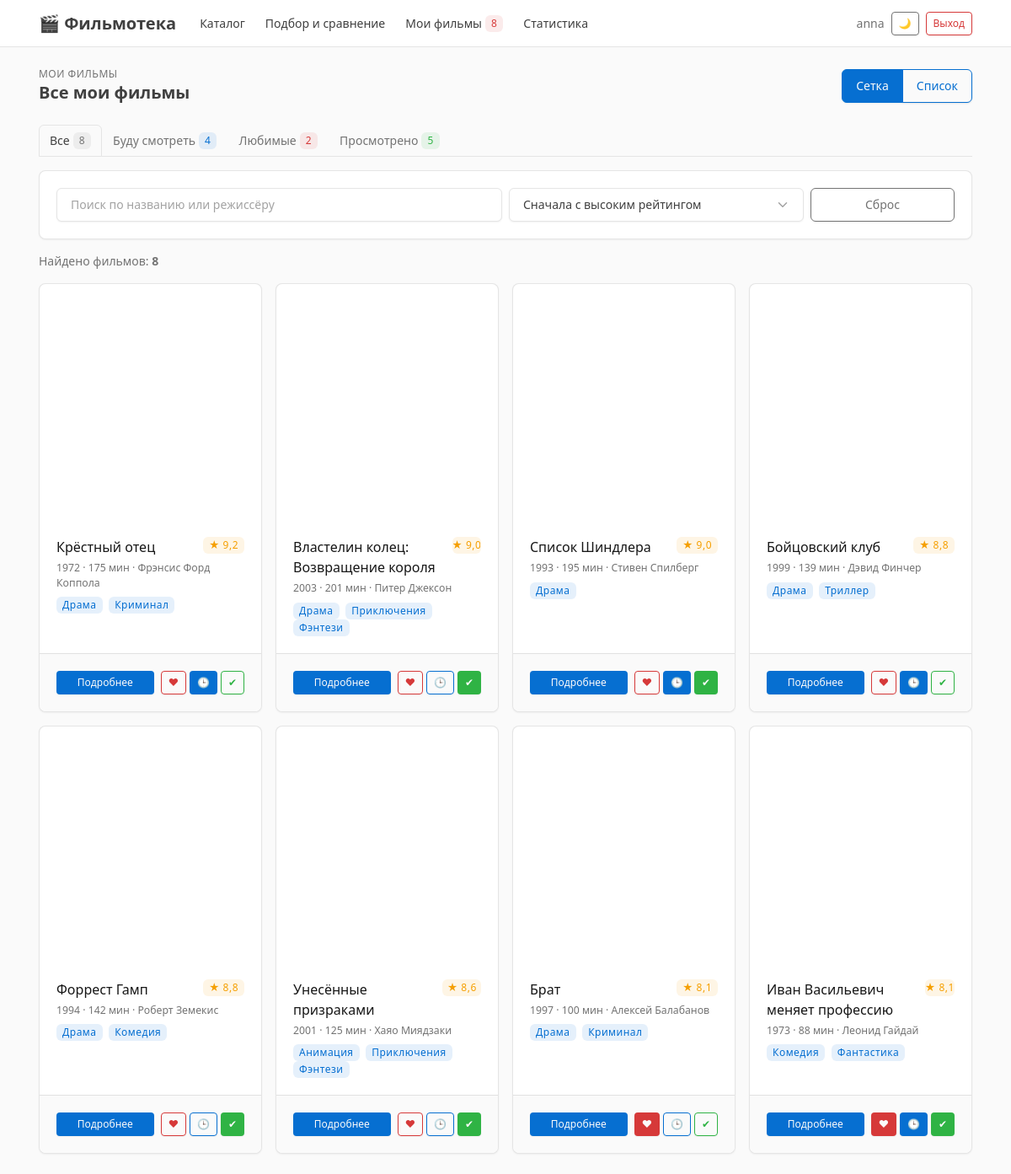
The page /my/ (signed in) on the database its author committed.
### accounts/models.py (models this page shows, shortened)
class Movie(models.Model):
    title = models.CharField('Название', max_length=200)
    original_title = models.CharField('Оригинальное название', max_length=200, blank=True)
    year = models.PositiveSmallIntegerField('Год выхода')
    director = models.CharField('Режиссёр', max_length=200)
    duration = models.PositiveSmallIntegerField('Длительность, мин')
    rating = models.DecimalField(
        'Рейтинг', max_digits=3, decimal_places=1,
        validators=[MinValueValidator(0), MaxValueValidator(10)],
    )
    description = models.TextField('Описание', blank=True)
    country = models.CharField('Страна', max_length=60, blank=True)
    poster_url = models.URLField('Ссылка на постер', blank=True)
    poster = models.ImageField('Обложка (файл)', upload_to='posters/', blank=True)
    genres = models.ManyToManyField(Genre, related_name='movies', verbose_name='Жанры')
    search_index = models.CharField(max_length=600, blank=True, editable=False)
    class Meta:
        ordering = ['-rating', 'title']
        verbose_name = 'фильм'
        verbose_name_plural = 'фильмы'
    @property
    def poster_src(self):
        if self.poster:
            return self.poster.url
        return self.poster_url

class Genre(models.Model):
    name = models.CharField('Название', max_length=50, unique=True)
    class Meta:
        ordering = ['name']
        verbose_name = 'жанр'
        verbose_name_plural = 'жанры'

### accounts/dashboard_views.py (the view)
# urls.py: path('my/', dashboard_views.my_movies, {'kind': 'all'}, name='my_all'),
@login_required
def my_movies(request, kind):
    movies = filter_movies(request.GET, request.user, kind)
    return render(
        request,
        'my_' + kind + '.html',
        {
            'movies': add_marks(movies, request.user),
            'sort_options': SORT_OPTIONS,
            'kind': kind,
            'counts': mark_counts(request.user),
            'page_title': MY_PAGES[kind],
        }
    )

### accounts/context_processors.py (called while the page is built)
def my_movies_count(request):
    if not request.user.is_authenticated:
        return {'my_movies_count': 0}
    count = Mark.objects.filter(user=request.user).values('movie').distinct().count()
    return {'my_movies_count': count}

### accounts/views.py (called while the page is built)
def add_marks(movies, user):
    watch_ids = Mark.objects.filter(user=user, kind='watch').values_list('movie_id', flat=True)
    favorite_ids = Mark.objects.filter(user=user, kind='favorite').values_list('movie_id', flat=True)
    watched_ids = Mark.objects.filter(user=user, kind='watched').values_list('movie_id', flat=True)
    movies = list(movies)
    for movie in movies:
        movie.marked_watch = movie.id in watch_ids
        movie.marked_favorite = movie.id in favorite_ids
        movie.marked_watched = movie.id in watched_ids
    return movies

def mark_counts(user):
    marks = Mark.objects.filter(user=user)
    return {
        'all': marks.values('movie').distinct().count(),
        'watch': marks.filter(kind='watch').count(),
        'favorite': marks.filter(kind='favorite').count(),
        'watched': marks.filter(kind='watched').count(),
    }

### templates/my_all.html
{% extends 'my_base.html' %}

### templates/components/navbar.html (shortened to what this page needs)
{% with url_name=request.resolver_match.url_name %}
<header class="navbar navbar-expand-md d-print-none sticky-top">
    <div class="container-xl">
        <a class="navbar-brand pe-0 pe-md-3" href="/">🎬 Фильмотека</a>
        <div class="navbar-nav flex-row order-md-last ms-auto align-items-center gap-2">
            <span class="text-secondary d-none d-lg-inline">
                {{ user.username }}{% if user.is_staff %} <span class="badge bg-purple-lt">админ</span>{% endif %}
            </span>
            <button type="button" class="btn btn-sm btn-outline-secondary" id="theme-toggle"
                    aria-label="Сменить тему оформления">🌙</button>
            <form method="post" action="/accounts/logout/" class="m-0">
                <button type="submit" class="btn btn-sm btn-outline-danger">Выход</button>
            </form>
        </div>
        <div class="collapse navbar-collapse" id="navbar-menu">
            <ul class="navbar-nav me-auto">
                <li class="nav-item">
                    <a class="nav-link {% if url_name == 'catalog' or url_name == 'movie_detail' or url_name == 'search' %}active{% endif %}"
                       href="/">Каталог</a>
                </li>
                <li class="nav-item">
                    <a class="nav-link {% if url_name == 'workspace' %}active{% endif %}"
                       href="/workspace/">Подбор и сравнение</a>
                </li>
                <li class="nav-item">
                    <a class="nav-link {% if url_name|slice:':3' == 'my_' %}active{% endif %}"
                       href="/my/">
                        Мои фильмы
                        <span class="badge bg-red-lt ms-1" id="my-count">{{ my_movies_count }}</span>
                    </a>
                </li>
                <li class="nav-item">
                    <a class="nav-link {% if url_name == 'stats' %}active{% endif %}"
                       href="/stats/">Статистика</a>
                </li>
            </ul>
        </div>
    </div>
</header>
{% endwith %}

### templates/components/movie_grid.html
{% for movie in movies %}
    <div class="col-12 col-sm-6 col-lg-4 col-xl-3 movie-col">
        {% include 'components/movie_card.html' %}
    </div>
{% empty %}
    <div class="col-12">
        {% include 'components/empty_state.html' with title='Ничего не найдено' text='Измените условия поиска или отметьте фильмы кнопками в каталоге.' %}
    </div>
{% endfor %}

### templates/components/movie_card.html (shortened to what this page needs)
<div class="card movie-card h-100" data-movie-id="{{ movie.id }}">
    <a href="/movies/{{ movie.id }}/" class="d-block text-reset">
        {% include 'components/poster.html' with movie=movie %}
    </a>
    <div class="card-body">
        <div class="d-flex justify-content-between align-items-start mb-1">
            <h3 class="card-title mb-0">
                <a href="/movies/{{ movie.id }}/" class="text-reset">{{ movie.title }}</a>
            </h3>
            <span class="badge bg-yellow-lt ms-2">★ {{ movie.rating }}</span>
        </div>
        <div class="text-secondary small mb-2">{{ movie.year }} · {{ movie.duration }} мин · {{ movie.director }}</div>
        <div>
            {% for genre in movie.genres.all %}
                <span class="badge bg-blue-lt me-1">{{ genre.name }}</span>
            {% endfor %}
        </div>
    </div>
    <div class="card-footer d-flex flex-wrap gap-2">
        <a class="btn btn-sm btn-primary flex-fill" style="min-width: 7rem" href="/movies/{{ movie.id }}/">Подробнее</a>
        <div class="d-flex gap-1 ms-auto">
            {% include 'components/mark_buttons.html' with movie=movie %}
        </div>
    </div>
</div>

### templates/components/poster.html (shortened to what this page needs)
<div class="poster {{ extra_class }}" role="img" aria-label="Постер фильма {{ movie.title }}"
     style="{% if movie.poster_src %}background-image: url('{{ movie.poster_src }}');{% else %}background: linear-gradient(135deg, hsl({{ movie.hue }}, 65%, 42%), hsl({{ movie.hue_2 }}, 65%, 26%));{% endif %}">
</div>

### templates/components/mark_button.html
<button type="button"
        class="btn btn-sm {% if active %}btn-{{ color }}{% else %}btn-outline-{{ color }}{% endif %}"
        data-mark="{{ kind }}"
        data-movie="{{ movie.id }}"
        data-url="/movies/{{ movie.id }}/mark/{{ kind }}/"
        data-color="{{ color }}"
        title="{{ label }}" aria-label="{{ label }}">
    {{ icon }}{% if with_label %} {{ label }}{% endif %}
</button>

### static/css/movies.css (style rules this page uses)
.poster { display: flex; align-items: flex-end; height: 280px; padding: .75rem; color: #fff; background-size: cover; background-position: center; border-radius: 4px 4px 0 0; }
.movie-card { transition: transform .15s ease, box-shadow .15s ease; }
.navbar .nav-link { white-space: nowrap; }

### rows shown on the page
Movie: title "Крёстный отец", rating "9,2", year "1972", duration "175", director "Фрэнсис Форд Коппола", icon "♥ 🕒 ✔"
Genre: name "Драма"
Genre: name "Криминал"
Movie: title "Властелин колец: Возвращение короля", rating "9,0", year "2003", duration "201", director "Питер Джексон", icon "♥ 🕒 ✔"
Genre: name "Приключения"
Genre: name "Фэнтези"
Movie: title "Список Шиндлера", rating "9,0", year "1993", duration "195", director "Стивен Спилберг", icon "♥ 🕒 ✔"
Movie: title "Бойцовский клуб", rating "8,8", year "1999", duration "139", director "Дэвид Финчер", icon "♥ 🕒 ✔"
Genre: name "Триллер"
Movie: title "Форрест Гамп", rating "8,8", year "1994", duration "142", director "Роберт Земекис", icon "♥ 🕒 ✔"
Genre: name "Комедия"
Movie: title "Унесённые призраками", rating "8,6", year "2001", duration "125", director "Хаяо Миядзаки", icon "♥ 🕒 ✔"
Genre: name "Анимация"
Movie: title "Брат", rating "8,1", year "1997", duration "100", director "Алексей Балабанов", icon "♥ 🕒 ✔"
Movie: title "Иван Васильевич меняет профессию", rating "8,1", year "1973", duration "88", director "Леонид Гайдай", icon "♥ 🕒 ✔"
Genre: name "Фантастика"

### other values the page prints
{{ user.username }} "anna"
{{ my_movies_count }} "8"
{{ page_title }} "Все мои фильмы"
{{ counts.all }} "8"
{{ counts.watch }} "4"
{{ counts.favorite }} "2"
{{ counts.watched }} "5"
{{ movies|length }} "8"
form field value "Сначала с высоким рейтингом"
